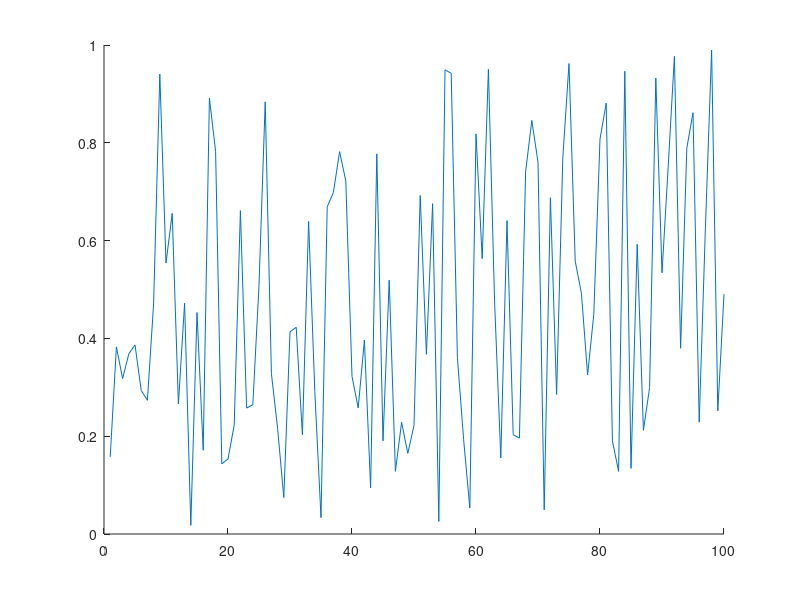

MATLAB code to generate this figure: (Note: this script raises an error after producing the figure.)
clc
close all
clear

if isfolder('pics') == 0
    mkdir('pics')
end

x = 1:100;
y = rand(100,1);
idxmin = find(y == max(y));
idxmax = find(y == min(y));
txt = ['\leftarrow y = ',int2str(max(y))];
hold on
plot(x,y)
plot(x,y,'o','MarkerIndices',[idxmin idxmax],'MarkerFaceColor','red','MarkerSize',5)
t = text(idxmax,y(idxmax),txt);
t.Color = [153/255 153/255 255/255];
hold off
legend('random plot [0:1]');
print -dpng ./pics/test.png
